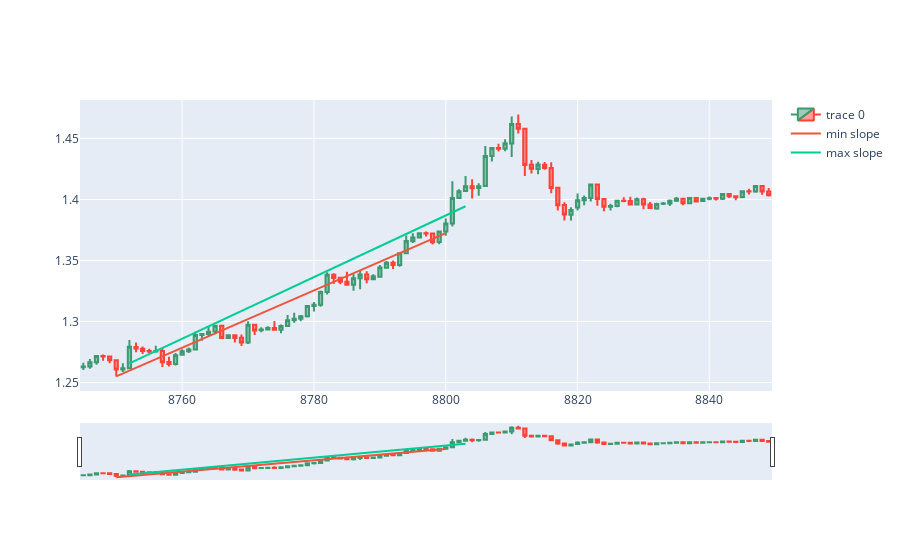

Notebook source saved alongside this figure:
### Code cell
dfpl = df[candleid-wind-backcandles:candleid+backcandles]
import plotly.graph_objects as go
from datetime import datetime

fig = go.Figure(data=[go.Candlestick(x=dfpl.index,
                open=dfpl['open'],
                high=dfpl['high'],
                low=dfpl['low'],
                close=dfpl['close'])])

#-------------------------------------------------------------------------
# Fitting intercepts to meet highest or lowest candle point in time slice
adjintercmin = df.low.loc[candleid-backcandles:candleid].min() - slmin*df.low.iloc[candleid-backcandles:candleid].idxmin()
adjintercmax = df.high.loc[candleid-backcandles:candleid].max() - slmax*df.high.iloc[candleid-backcandles:candleid].idxmax()
fig.add_trace(go.Scatter(x=xxmin, y=slmin*xxmin + adjintercmin, mode='lines', name='min slope'))
fig.add_trace(go.Scatter(x=xxmax, y=slmax*xxmax + adjintercmax, mode='lines', name='max slope'))
fig.show()
